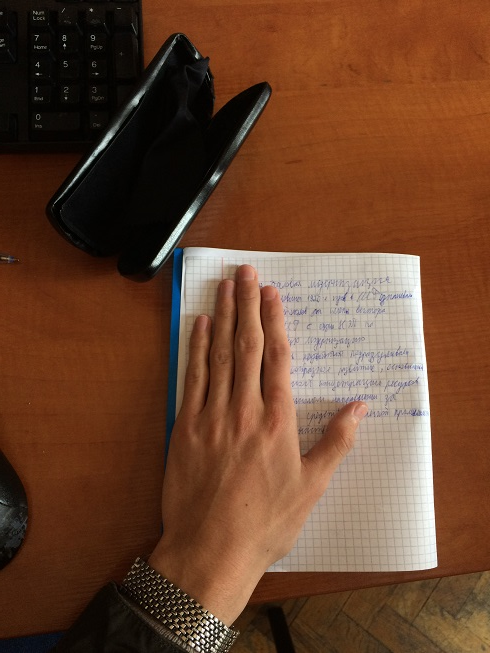
#> input picture midterm/ex1.JPG, 490 x 653 px, found by its file name
$ jupyter execute 'task 4.ipynb'
#> lines starting #> are read from the running program, lines starting #| are printed output that depends on the picture
[cell 1]
from matplotlib import pyplot as plt
import cv2
import numpy as np
import skimage
from matplotlib import image as pltimg
import scipy.ndimage as ndimage

img = cv2.imread('ex1.jpg',0)
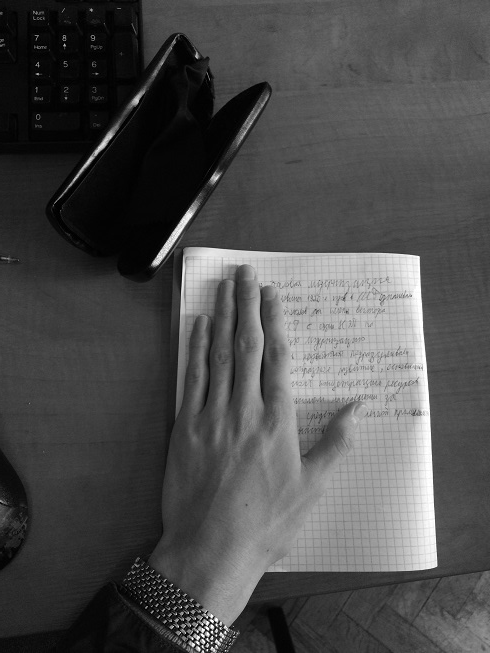
#> img: shape (653, 490); min 0, max 255, mean 76.6
img_canny = cv2.Canny(img, 40, 200)
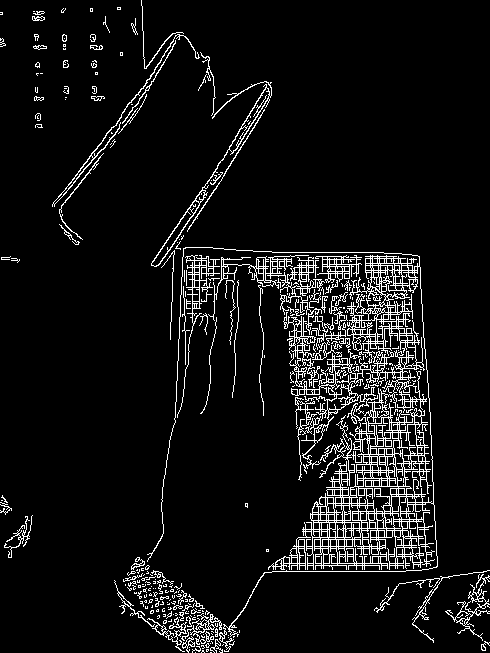
#> img_canny: shape (653, 490); 7.3% white in thin lines or dots
img_sobel = ndimage.sobel(img, mode = 'reflect')
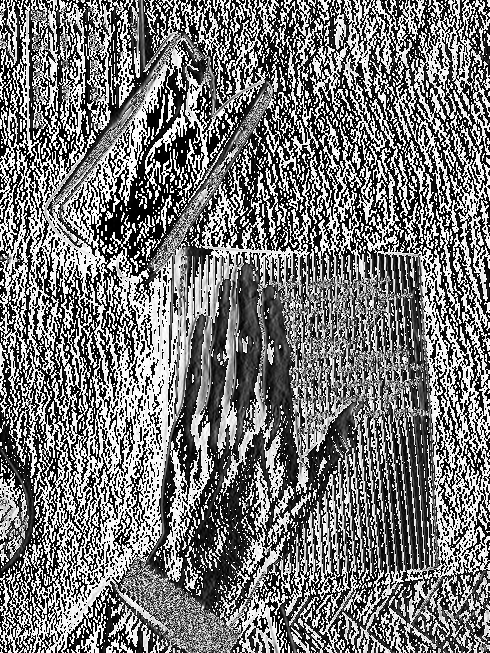
#> img_sobel: shape (653, 490); min 0, max 255, mean 119.4

fig = plt.figure(figsize=(15,10))
plt.subplot(221)
plt.imshow(img, cmap='gray')
plt.title('original image')
plt.subplot(222)
plt.imshow(img_canny,cmap='gray')
plt.title('canny')
plt.subplot(223)
plt.imshow(img_sobel,cmap='Reds')
plt.title('sobel')
plt.show()
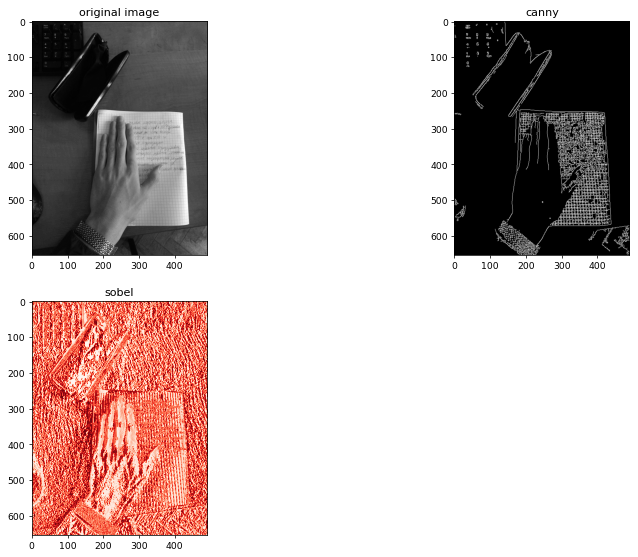
#> figure drawn by matplotlib, 3 panels
